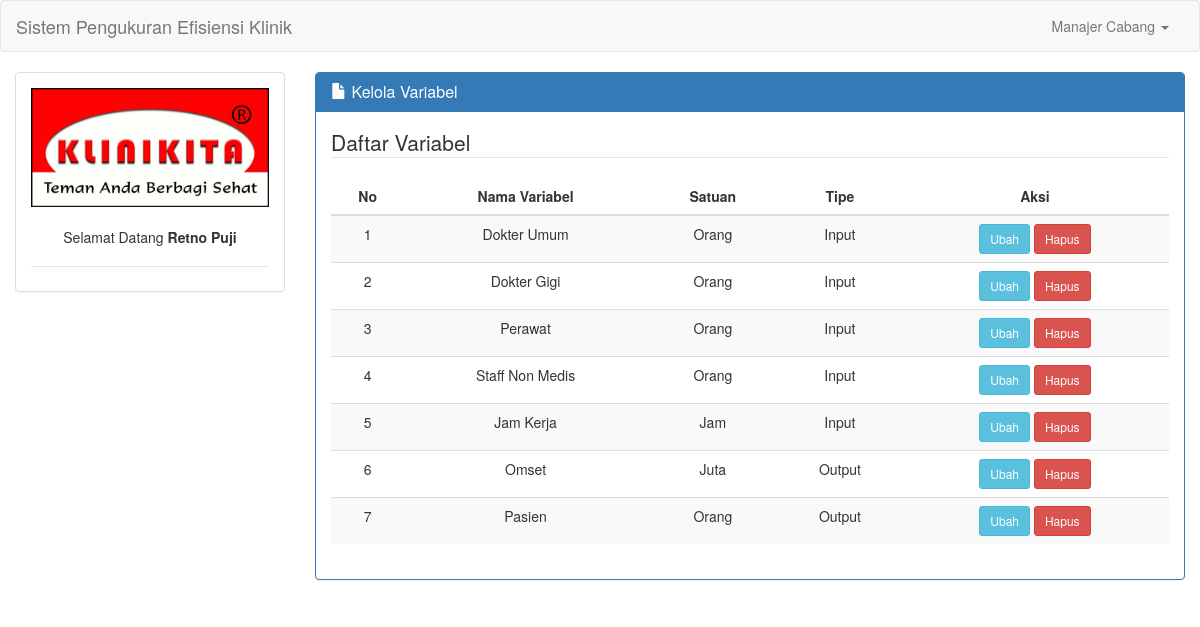
Screenshot of /kelola_variabel.php (signed in) with the database file from the repository.
### tables this page shows
CREATE TABLE IF NOT EXISTS `tb_variabel` (
`id_variabel` int(3) NOT NULL,
  `nama_variabel` varchar(50) NOT NULL,
  `jenis_variabel` char(6) NOT NULL,
  `satuan` varchar(50) NOT NULL
);

### kelola_variabel.php (the view, shortened to what this page needs)
<?php include 'layout.php'; ?>
	<div class="col-md-9">
		<div class="panel panel-primary">
			<div class="panel-heading">
				    <h3 class="panel-title"><span class="glyphicon glyphicon-file"></span> Kelola Variabel</h3>
			</div>
			  	<div class="panel-body">
			  		<legend>Daftar Variabel</legend>
					<table class="table table-striped table-hover ">
					  <thead>
					    <tr>
					      <th>No</th>
					      <th>Nama Variabel</th>
					      <th>Satuan</th>
					      <th>Tipe</th>
					      <th>Aksi</th>
					    </tr>
					  </thead>
					  <tbody>
					    <?php
					    	$i=1;
					    	$query= mysqli_query($conn,"SELECT * FROM tb_variabel ORDER BY jenis_variabel, id_variabel ASC");
					    	if(mysqli_num_rows($query)>0){
					    		while ($variabel = mysqli_fetch_assoc($query)) {
					    			echo '<tr>
					    					<td>'.$i.'</td>
					    					<td>'.$variabel['nama_variabel'].'</td>
					    					<td>'.$variabel['satuan'].'</td>
					    					<td>'.$variabel['jenis_variabel'].'</td>
					    					<td>
												<a href="ubah_variabel.php?id='.$variabel['id_variabel'].'" class="btn btn-info btn-sm">Ubah</a>
												<a href="process/d_variabel.php?id='.$variabel['id_variabel'].'" class="btn btn-danger btn-sm">Hapus</a>
							        		</td>
					    				</tr>
					    			';
					    			$i++;
					    		}
					    	}
					    ?>
					  </tbody>
					</table>
			  	</div>
		</div>
	</div>
<?php include 'closing.php'; ?>

### assets/css/cssku.css (style rules this page uses)
th,tr,td { text-align: center; }

### rows the page displays
tb_variabel: nama_variabel "Dokter Umum", satuan "Orang", jenis_variabel "Input"
tb_variabel: nama_variabel "Dokter Gigi", satuan "Orang", jenis_variabel "Input"
tb_variabel: nama_variabel "Perawat", satuan "Orang", jenis_variabel "Input"
tb_variabel: nama_variabel "Staff Non Medis", satuan "Orang", jenis_variabel "Input"
tb_variabel: nama_variabel "Jam Kerja", satuan "Jam", jenis_variabel "Input"
tb_variabel: nama_variabel "Omset", satuan "Juta", jenis_variabel "Output"
tb_variabel: nama_variabel "Pasien", satuan "Orang", jenis_variabel "Output"

### other values shown
$_SESSION['user'] "Manajer Cabang"
$_SESSION['nama'] "Retno Puji"
